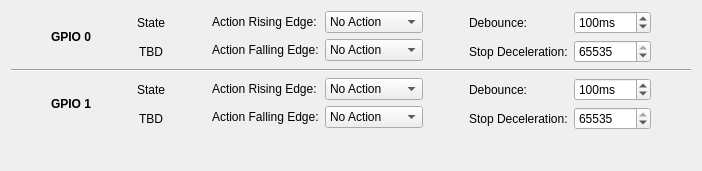
         <widget class="QWidget" name="scrollAreaWidgetContents_7">
          <property name="geometry">
           <rect>
            <x>0</x>
            <y>0</y>
            <width>702</width>
            <height>171</height>
           </rect>
          </property>
          <layout class="QVBoxLayout" name="verticalLayout_21">
           <item>
            <layout class="QHBoxLayout" name="horizontalLayout_4">
             <item>
              <spacer name="horizontalSpacer_26">
               <property name="orientation">
                <enum>Qt::Horizontal</enum>
               </property>
               <property name="sizeHint" stdset="0">
                <size>
                 <width>40</width>
                 <height>20</height>
                </size>
               </property>
              </spacer>
             </item>
             <item>
              <widget class="QLabel" name="label_89">
               <property name="text">
                <string>&lt;b&gt;GPIO 0&lt;/b&gt;</string>
               </property>
              </widget>
             </item>
             <item>
              <spacer name="horizontalSpacer_27">
               <property name="orientation">
                <enum>Qt::Horizontal</enum>
               </property>
               <property name="sizeHint" stdset="0">
                <size>
                 <width>40</width>
                 <height>20</height>
                </size>
               </property>
              </spacer>
             </item>
             <item>
              <layout class="QGridLayout" name="gridLayout_16">
               <item row="0" column="0">
                <widget class="QLabel" name="label_90">
                 <property name="text">
                  <string>State</string>
                 </property>
                 <property name="alignment">
                  <set>Qt::AlignCenter</set>
                 </property>
                </widget>
               </item>
               <item row="1" column="0">
                <widget class="QLabel" name="gpio0_state_label">
                 <property name="text">
                  <string>TBD</string>
                 </property>
                 <property name="alignment">
                  <set>Qt::AlignCenter</set>
                 </property>
                </widget>
               </item>
              </layout>
             </item>
             <item>
              <spacer name="horizontalSpacer_28">
               <property name="orientation">
                <enum>Qt::Horizontal</enum>
               </property>
               <property name="sizeHint" stdset="0">
                <size>
                 <width>40</width>
                 <height>20</height>
                </size>
               </property>
              </spacer>
             </item>
             <item>
              <layout class="QGridLayout" name="gridLayout_17">
               <item row="0" column="0">
                <widget class="QLabel" name="label_91">
                 <property name="text">
                  <string>Action Rising Edge:</string>
                 </property>
                </widget>
               </item>
               <item row="1" column="0">
                <widget class="QLabel" name="label_92">
                 <property name="text">
                  <string>Action Falling Edge:</string>
                 </property>
                </widget>
               </item>
               <item row="0" column="1">
                <widget class="QComboBox" name="gpio0_rising_combo">
                 <item>
                  <property name="text">
                   <string>No Action</string>
                  </property>
                 </item>
                 <item>
                  <property name="text">
                   <string>Normal Stop</string>
                  </property>
                 </item>
                 <item>
                  <property name="text">
                   <string>Full Brake</string>
                  </property>
                 </item>
                </widget>
               </item>
               <item row="1" column="1">
                <widget class="QComboBox" name="gpio0_falling_combo">
                 <item>
                  <property name="text">
                   <string>No Action</string>
                  </property>
                 </item>
                 <item>
                  <property name="text">
                   <string>Normal Stop</string>
                  </property>
                 </item>
                 <item>
                  <property name="text">
                   <string>Full Brake</string>
                  </property>
                 </item>
                </widget>
               </item>
              </layout>
             </item>
             <item>
              <spacer name="horizontalSpacer_29">
               <property name="orientation">
                <enum>Qt::Horizontal</enum>
               </property>
               <property name="sizeHint" stdset="0">
                <size>
                 <width>40</width>
                 <height>20</height>
                </size>
               </property>
              </spacer>
             </item>
             <item>
              <layout class="QGridLayout" name="gridLayout_18">
               <item row="0" column="0">
                <widget class="QLabel" name="label_93">
                 <property name="text">
                  <string>Debounce:</string>
                 </property>
                </widget>
               </item>
               <item row="0" column="1">
                <widget class="QSpinBox" name="gpio0_debounce_spin">
                 <property name="suffix">
                  <string>ms</string>
                 </property>
                 <property name="maximum">
                  <number>65535</number>
                 </property>
                 <property name="value">
                  <number>100</number>
                 </property>
                </widget>
               </item>
               <item row="1" column="0">
                <widget class="QLabel" name="label_94">
                 <property name="text">
                  <string>Stop Deceleration:</string>
                 </property>
                </widget>
               </item>
               <item row="1" column="1">
                <widget class="QSpinBox" name="gpio0_stop_deceleration_spin">
                 <property name="maximum">
                  <number>65535</number>
                 </property>
                 <property name="value">
                  <number>65535</number>
                 </property>
                </widget>
               </item>
              </layout>
             </item>
             <item>
              <spacer name="horizontalSpacer_30">
               <property name="orientation">
                <enum>Qt::Horizontal</enum>
               </property>
               <property name="sizeHint" stdset="0">
                <size>
                 <width>40</width>
                 <height>20</height>
                </size>
               </property>
              </spacer>
             </item>
            </layout>
           </item>
           <item>
            <widget class="Line" name="line_5">
             <property name="orientation">
              <enum>Qt::Horizontal</enum>
             </property>
            </widget>
           </item>
           <item>
            <layout class="QHBoxLayout" name="horizontalLayout_16">
             <item>
              <spacer name="horizontalSpacer_21">
               <property name="orientation">
                <enum>Qt::Horizontal</enum>
               </property>
               <property name="sizeHint" stdset="0">
                <size>
                 <width>40</width>
                 <height>20</height>
                </size>
               </property>
              </spacer>
             </item>
             <item>
              <widget class="QLabel" name="label_83">
               <property name="text">
                <string>&lt;b&gt;GPIO 1&lt;/b&gt;</string>
               </property>
              </widget>
             </item>
             <item>
              <spacer name="horizontalSpacer_22">
               <property name="orientation">
                <enum>Qt::Horizontal</enum>
               </property>
               <property name="sizeHint" stdset="0">
                <size>
                 <width>40</width>
                 <height>20</height>
                </size>
               </property>
              </spacer>
             </item>
             <item>
              <layout class="QGridLayout" name="gridLayout_13">
               <item row="0" column="0">
                <widget class="QLabel" name="label_84">
                 <property name="text">
                  <string>State</string>
                 </property>
                 <property name="alignment">
                  <set>Qt::AlignCenter</set>
                 </property>
                </widget>
               </item>
               <item row="1" column="0">
                <widget class="QLabel" name="gpio1_state_label">
                 <property name="text">
                  <string>TBD</string>
                 </property>
                 <property name="alignment">
                  <set>Qt::AlignCenter</set>
                 </property>
                </widget>
               </item>
              </layout>
             </item>
             <item>
              <spacer name="horizontalSpacer_23">
               <property name="orientation">
                <enum>Qt::Horizontal</enum>
               </property>
               <property name="sizeHint" stdset="0">
                <size>
                 <width>40</width>
                 <height>20</height>
                </size>
               </property>
              </spacer>
             </item>
             <item>
              <layout class="QGridLayout" name="gridLayout_14">
               <item row="0" column="0">
                <widget class="QLabel" name="label_85">
                 <property name="text">
                  <string>Action Rising Edge:</string>
                 </property>
                </widget>
               </item>
               <item row="1" column="1">
                <widget class="QComboBox" name="gpio1_falling_combo">
                 <item>
                  <property name="text">
                   <string>No Action</string>
                  </property>
                 </item>
                 <item>
                  <property name="text">
                   <string>Normal Stop</string>
                  </property>
                 </item>
                 <item>
                  <property name="text">
                   <string>Full Brake</string>
                  </property>
                 </item>
                </widget>
               </item>
               <item row="1" column="0">
                <widget class="QLabel" name="label_86">
                 <property name="text">
                  <string>Action Falling Edge:</string>
                 </property>
                </widget>
               </item>
               <item row="0" column="1">
                <widget class="QComboBox" name="gpio1_rising_combo">
                 <item>
                  <property name="text">
                   <string>No Action</string>
                  </property>
                 </item>
                 <item>
                  <property name="text">
                   <string>Normal Stop</string>
                  </property>
                 </item>
                 <item>
                  <property name="text">
                   <string>Full Brake</string>
                  </property>
                 </item>
                </widget>
               </item>
              </layout>
             </item>
             <item>
              <spacer name="horizontalSpacer_24">
               <property name="orientation">
                <enum>Qt::Horizontal</enum>
               </property>
               <property name="sizeHint" stdset="0">
                <size>
                 <width>40</width>
                 <height>20</height>
                </size>
               </property>
              </spacer>
             </item>
             <item>
              <layout class="QGridLayout" name="gridLayout_15">
               <item row="1" column="1">
                <widget class="QLabel" name="label_87">
                 <property name="text">
                  <string>Stop Deceleration:</string>
                 </property>
                </widget>
               </item>
               <item row="0" column="1">
                <widget class="QLabel" name="label_88">
                 <property name="text">
                  <string>Debounce:</string>
                 </property>
                </widget>
               </item>
               <item row="1" column="2">
                <widget class="QSpinBox" name="gpio1_stop_deceleration_spin">
                 <property name="suffix">
                  <string/>
                 </property>
                 <property name="maximum">
                  <number>65535</number>
                 </property>
                 <property name="value">
                  <number>65535</number>
                 </property>
                </widget>
               </item>
               <item row="0" column="2">
                <widget class="QSpinBox" name="gpio1_debounce_spin">
                 <property name="suffix">
                  <string>ms</string>
                 </property>
                 <property name="maximum">
                  <number>65535</number>
                 </property>
                 <property name="value">
                  <number>100</number>
                 </property>
                </widget>
               </item>
              </layout>
             </item>
             <item>
              <spacer name="horizontalSpacer_25">
               <property name="orientation">
                <enum>Qt::Horizontal</enum>
               </property>
               <property name="sizeHint" stdset="0">
                <size>
                 <width>40</width>
                 <height>20</height>
                </size>
               </property>
              </spacer>
             </item>
            </layout>
           </item>
           <item>
            <spacer name="verticalSpacer_7">
             <property name="orientation">
              <enum>Qt::Vertical</enum>
             </property>
             <property name="sizeHint" stdset="0">
              <size>
               <width>20</width>
               <height>40</height>
              </size>
             </property>
            </spacer>
           </item>
          </layout>
         </widget>
